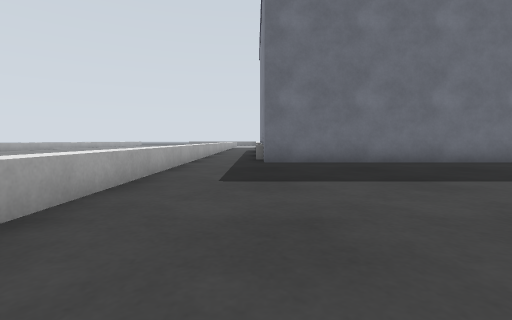
[1] (above)

13 first-person views from a walk through a Gazebo world. The camera is 0.13 m above the floor, tilts 4° down and sees 85° across. The floor is counted in squares, 0.2 m on a side. Each view is taken from the middle of a square. On the plan, view 1 faces up. The plan holds only what a view shows up to about 9 squares ahead; the rest is blank. The place goes on beyond the plan. The robots in the file are not drawn.

[2]
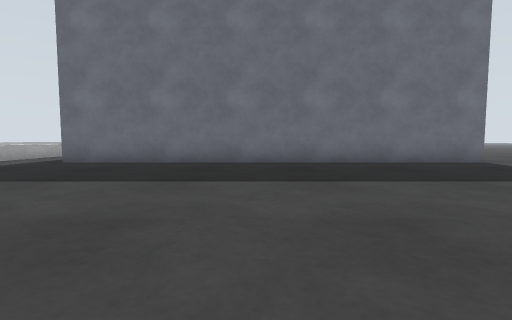

[3]
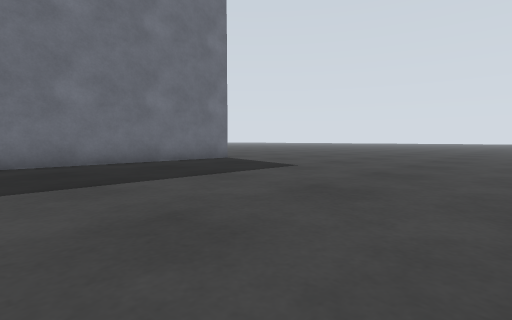

[4]
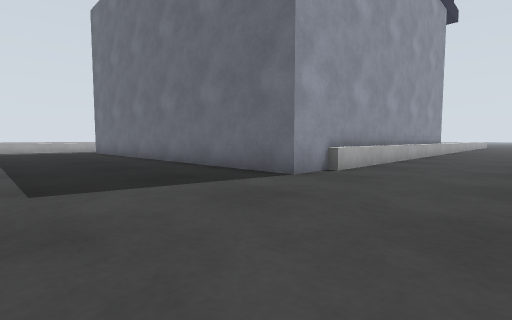

[5]
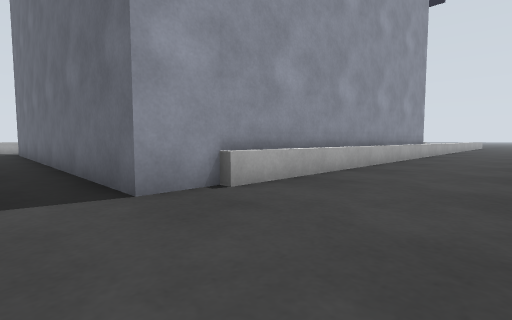

[6]
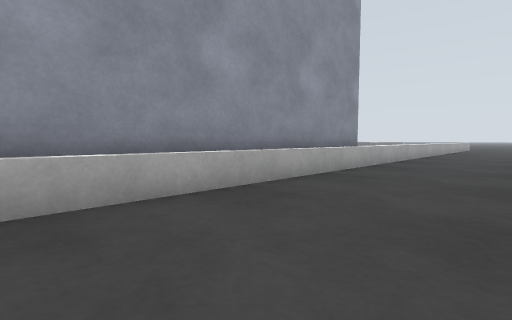

[7]
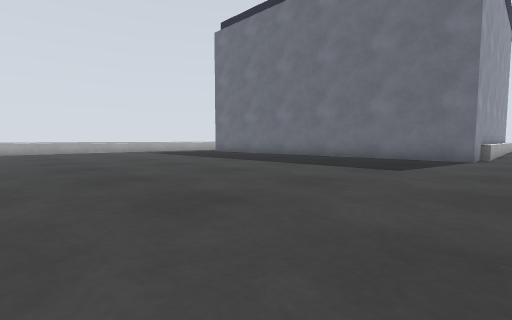

[8]
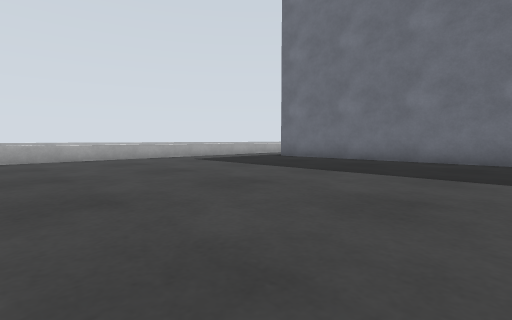

[9]
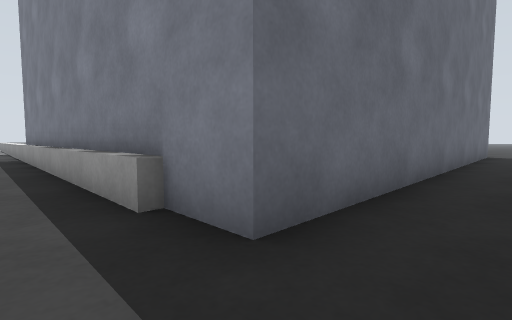

[10]
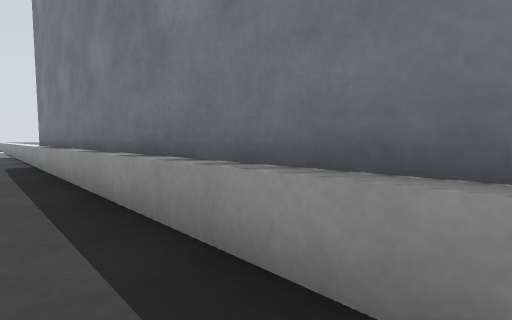

[11]
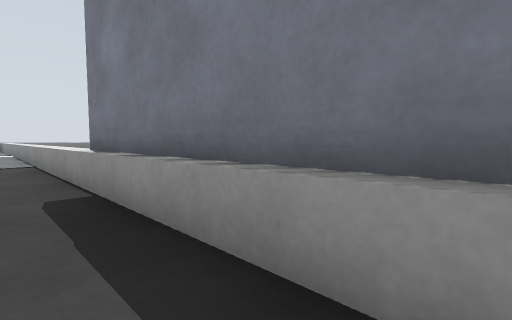

[12]
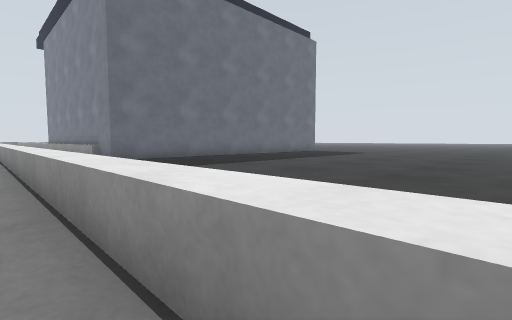

[13]
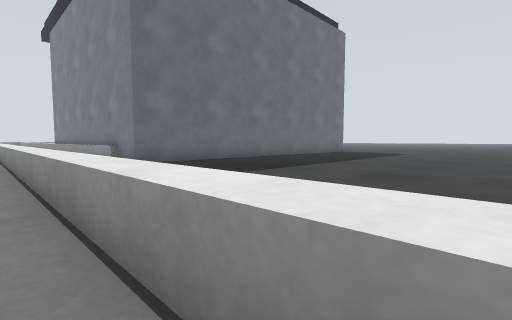

### Floor plan
Key: @ floor where view 1 was taken; # wall or solid block; . floor; = window, fence, low wall or low ledge.
Columns run from 3 left of view 1 to 16 right of it. Each row starts with its distance up from view 1.
 27    =
 26    =
 25   .=
 24   .=             ..
 23   .=            =..
 22   .=            =...
 21   .=            =...
 20   .=            =...
 19   .#            =...
 18   .#            =...
 17   .#            =...
 16   .#            =...
 15   .#            =...
 14   .#            =...
 13   .#            =...
 12   .#            =...
 11  =.#            =...
 10  =.#            #...
  9 .=.##          ##...
  8 .=..############....
  7 .=..................
  6 .=..................
  5 .=..................
  4 .=..................
  3 .=..................
  2 .=..................
  1 .=..................
  0 .=.@...............
 -1 .=................
 -2 .=  ..............

Where each view was taken, in squares from view 1:
view 1: 0 up, 0 right, facing up
view 2: 0 up, 6 right, facing up
view 3: 0 up, 6 right, facing up-right
view 4: 4 up, 16 right, facing up-left
view 5: 7 up, 16 right, facing up-left
view 6: 13 up, 16 right, facing up-left
view 7: 2 down, 14 right, facing up-left
view 8: 1 down, 8 right, facing up-left
view 9: 7 up, 1 left, facing up-right
view 10: 10 up, 1 left, facing up-right
view 11: 15 up, 1 left, facing up-right
view 12: 2 down, 3 left, facing up-right
view 13: 0 up, 3 left, facing up-right
